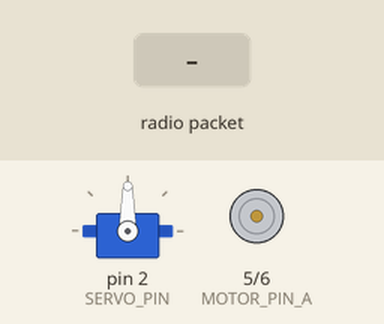
Simulated run of this sketch. Board: Arduino Uno, built with avr-gcc and run on an emulated ATmega328P. On the bench: servo, motor-driver pin pairs drawn as motors (green arrow = first pin HIGH = forward, orange = second pin HIGH = backward, longer = more drive). The test bench sets the inputs (shaded band). No radio packets arrive unless stated.

Above: at 2.2 s.
2.3 s: radio packet "5" arrives
At 3.1 s:
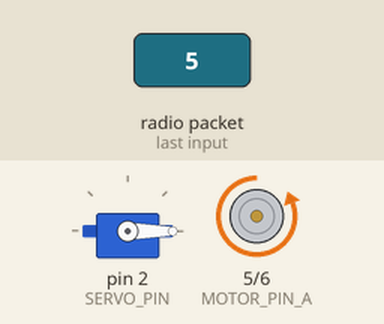
3.8 s: radio packet "200" arrives
At 4.3 s:
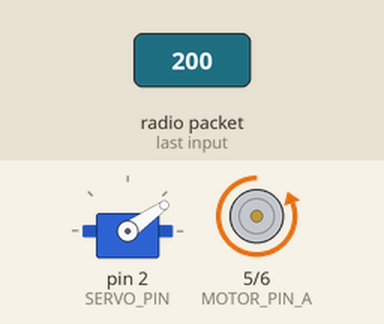
Timing chart, 0 to 6.8 s (numbered marks = the images above; inputs shaded):
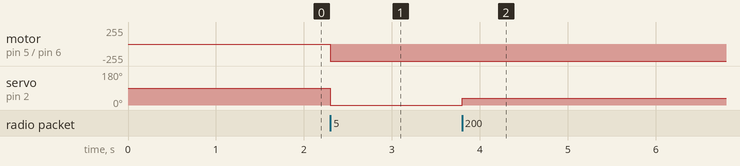

Measured:
- after the input at 2.3 s, motor on pin 5 (MOTOR_PIN_A) / pin 6 (MOTOR_PIN_B): stopped → backward 255/255 at once; servo on pin 2 (SERVO_PIN): 90° → 0° at once
- after the input at 3.8 s, servo on pin 2 (SERVO_PIN): 0° → 35° at once

The sketch:

Receiver_LCD_Motor.ino
```cpp
/*
  Getting Started example sketch for nRF24L01+ radios
  This is a very basic example of how to send data from one node to another
  Updated: Dec 2014 by TMRh20
*/

#include "printf.h" // To allow printf to Serial

// Interfaces
#include <SPI.h>
#include "RF24.h"
#include <Servo.h>
//#include <ServoTimer2.h>

// Adafruit RGB display
#include <Wire.h>


#define MOTOR_PIN_A  5
#define MOTOR_PIN_B  6

#define SERVO_PIN    2
//#define RELEVAGE_PIN   3

#define RADIO_CE     9
#define RADIO_CS    10


long MOT_REVERSE = 0;
long MOT_SPEED = 0;

/* Hardware configuration: Set up nRF24L01 radio on SPI bus plus pins 7 & 8 */
// radio (ce_pin, cs_pin)
RF24 radio( RADIO_CE, RADIO_CS);
/**********************************************************/

byte addresses[][6] = {"1Node", "2Node"};

int cur_x;
int cur_y;
int i_servo2_pos;

Servo myservo;
//ServoTimer2 myservo2;

void setup() {

  // Init the buffers
  cur_x = -1;
  cur_y = -1;


  pinMode( MOTOR_PIN_A, OUTPUT);
  pinMode( MOTOR_PIN_B, OUTPUT);
  //  pinMode(RELEVAGE_PIN, OUTPUT);

  // attach servoS
  myservo.attach(SERVO_PIN);

//  myservo2.attach(RELEVAGE_PIN);
 // myservo2.write(255);

  MOT_SPEED = 1024;
  // init motor : stopped
  setMotor (MOT_REVERSE, 0);
  delay(1000);

//  analogWrite(RELEVAGE_PIN, 0);

  // Init serial communication
  Serial.begin(115200);

  // Init printf to serial
  printf_begin();

  radio.begin();

  // Set the PA Level low to prevent power supply related issues since this is a
  // getting_started sketch, and the likelihood of close proximity of the devices. RF24_PA_MAX is default.
  radio.setPALevel(RF24_PA_LOW);

  // Open a writing and reading pipe on each radio, with opposite addresses
  radio.openWritingPipe(addresses[0]);
  radio.openReadingPipe(1, addresses[1]);

  // Start the radio listening for data
  radio.startListening();

  radio.printDetails();


}

void HexPrint(char * string)
{
  if (strlen(string) > 0)
  {
    for (int i = 0; i < strlen(string); i++)
    {
      char caract[3];
      sprintf(caract, "%X", string[i]);
      Serial.println(caract);
    }
  }
}


void setMotor(int mot_speed, boolean reverse)
{
  int pwm_speed = 0;

  printf("Set motor");
  if (mot_speed > 255)
    pwm_speed = 255;
  else
    pwm_speed = mot_speed;

  if (! reverse)
  {
    analogWrite(MOTOR_PIN_A, pwm_speed);
    analogWrite(MOTOR_PIN_B, 0);
  }
  else
  {
    analogWrite(MOTOR_PIN_A, 0);
    analogWrite(MOTOR_PIN_B, pwm_speed);
  }
}


void loop()
{
  char message[32] = "";
  char sz_line1[17] = "";
  char sz_line2[17] = "";

  int i_x_joy = 0;
  int i_y_joy = 0;
  int i_btn_joy = 0;
  int i_btn_up = 0;
  int i_btn_down = 0;
  int i_btn_left = 0;
  int i_btn_right = 0;

  int i_new_x = 0;
  int i_new_y = 0;


  int i_status = 0;

  if ( radio.available())
  {
    while (radio.available()) {                                   // While there is data ready
      radio.read( message, 32);                                   // Get the payload
    }

  }
  i_status = sscanf(message, "%d %d", &i_x_joy, &i_y_joy ); //, &i_btn_joy, &i_btn_up, &i_btn_down, &i_btn_left, &i_btn_right);

  if (i_status > 0)
  {

    i_new_x = map(i_x_joy, 0, 1024, 0, 180);
    if ( cur_x != i_new_x)
    {
      printf("Servo cur_x %i\n", cur_x);
      cur_x = i_new_x;
      myservo.write(cur_x );
    }

    i_new_y = i_y_joy; // map(i_y_joy, 0, 1024, -255, 255);
    if ( cur_y != i_new_y)
    {
      cur_y = i_new_y;

      //joystick centré : arrêt
      if (abs (cur_y - 512) <= 10)
        setMotor (0, 0);
      else
      {
        if (cur_y <= 512)
        {
          MOT_SPEED = (512 - cur_y) / 2;
          MOT_REVERSE = true;
        }
        else
        {
          MOT_SPEED = (cur_y - 512 ) / 2;
          MOT_REVERSE = false;
        }

        setMotor (MOT_SPEED, MOT_REVERSE);
      }
    }

//    //     confirm servo2 position
//    if (i_btn_up)
//    {
//      if (i_servo2_pos++ >= 255)
//        i_servo2_pos = 255;
//    }
//    else if (i_btn_down)
//    {
//      if (i_servo2_pos-- <= 0)
//        i_servo2_pos = 0;
//    }
//    analogWrite(RELEVAGE_PIN, i_servo2_pos );

  }

} // Loop
```
